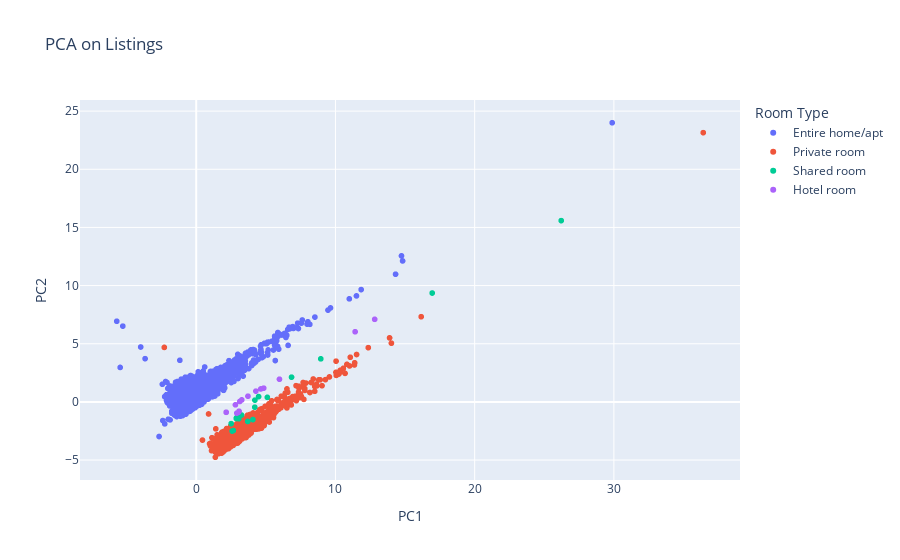

Write notebook code for a chart like this one.
### Code cell
listings_pca = pd.DataFrame(np.c_[listings_pca, listings_raw["room_type"]], columns=["PC1", "PC2", "Room Type"])
px.scatter(listings_pca, x="PC1", y="PC2", color="Room Type", title="PCA on Listings")

### Figure 1 — Plotly figure (JSON) as saved in the notebook; plotly's stock layout.template omitted (floating-point values rounded to 4 significant figures; data arrays with more than 128 entries replaced by an {"elided": "..."} marker saying what was removed)
{"data": [{"hovertemplate": "Room Type=Entire home/apt<br>PC1=%{x}<br>PC2=%{y}<extra></extra>", "legendgroup": "Entire home/apt", "marker": {"color": "#636efa", "symbol": "circle"}, "mode": "markers", "name": "Entire home/apt", "showlegend": true, "type": "scattergl", "x": {"elided": "12230 float values"}, "xaxis": "x", "y": {"elided": "12230 float values"}, "yaxis": "y"}, {"hovertemplate": "Room Type=Private room<br>PC1=%{x}<br>PC2=%{y}<extra></extra>", "legendgroup": "Private room", "marker": {"color": "#EF553B", "symbol": "circle"}, "mode": "markers", "name": "Private room", "showlegend": true, "type": "scattergl", "x": {"elided": "1551 float values"}, "xaxis": "x", "y": {"elided": "1551 float values"}, "yaxis": "y"}, {"hovertemplate": "Room Type=Shared room<br>PC1=%{x}<br>PC2=%{y}<extra></extra>", "legendgroup": "Shared room", "marker": {"color": "#00cc96", "symbol": "circle"}, "mode": "markers", "name": "Shared room", "showlegend": true, "type": "scattergl", "x": [3.151, 3.047, 3.06, 2.891, 4.072, 2.88, 4.208, 2.579, 2.51, 8.947, 4.216, 6.847, 26.22, 16.95, 5.109, 3.696, 3.253, 2.666, 4.481], "xaxis": "x", "y": [-1.119, -1.425, -1.444, -1.374, -1.519, -1.426, -0.4553, -2.507, -1.868, 3.701, 0.1523, 2.127, 15.58, 9.361, 0.3932, -1.681, -1.129, -2.464, 0.4575], "yaxis": "y"}, {"hovertemplate": "Room Type=Hotel room<br>PC1=%{x}<br>PC2=%{y}<extra></extra>", "legendgroup": "Hotel room", "marker": {"color": "#ab63fa", "symbol": "circle"}, "mode": "markers", "name": "Hotel room", "showlegend": true, "type": "scattergl", "x": [2.816, 2.915, 3.075, 3.044, 3.718, 4.286, 4.637, 12.82, 11.41, 5.98, 3.131, 3.27, 2.153, 2.153, 4.849], "xaxis": "x", "y": [-0.2501, -0.9637, -0.7997, -0.8823, 0.4929, 0.927, 1.113, 7.101, 6.032, 1.952, 0.03805, 0.174, -0.8915, -0.8915, 1.182], "yaxis": "y"}], "layout": {"legend": {"title": {"text": "Room Type"}, "tracegroupgap": 0}, "title": {"text": "PCA on Listings"}, "xaxis": {"anchor": "y", "domain": [0, 1], "title": {"text": "PC1"}}, "yaxis": {"anchor": "x", "domain": [0, 1], "title": {"text": "PC2"}}}}
